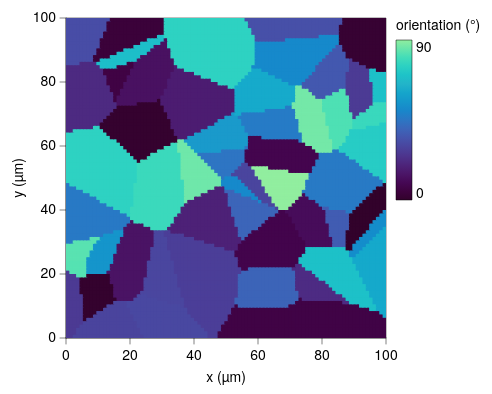

Vega-Lite specification stored for this chart:
### Vega-Lite specification from a JSON file in a GitHub repository (floating-point values rounded to 4 significant figures; data arrays with more than 128 entries replaced by an {"elided": "..."} marker saying what was removed)
{"background": null, "config": {"arc": {"fill": "#DBDBDB", "fillOpacity": 1.0, "innerRadius": 40.0, "padAngle": 0.03, "stroke": "black", "strokeOpacity": 1, "strokeWidth": 0.25}, "area": {"fill": "#DBDBDB", "fillOpacity": 1.0, "stroke": "black", "strokeOpacity": 1, "strokeWidth": 0.25}, "axis": {"domain": true, "domainCap": "round", "domainColor": "black", "domainWidth": 0.25, "grid": false, "gridCap": "round", "gridColor": "#F1F1F1", "gridDash": [0, 0], "gridOpacity": 1.0, "gridWidth": 0.25, "labelColor": "black", "labelFont": "Helvetica Neue", "labelFontSize": 7, "labelFontStyle": "normal", "labelFontWeight": 400, "offset": 0, "ticks": true, "tickCap": "round", "tickColor": "black", "tickRound": false, "tickSize": 3, "tickWidth": 0.25, "titleColor": "black", "titleFont": "Helvetica Neue", "titleFontSize": 7, "titleFontStyle": "normal", "titleFontWeight": 400}, "axisX": {"domain": true, "labelAlign": "center", "labelAngle": 0, "labels": true, "ticks": true, "translate": 0}, "axisY": {"domain": true, "labelAlign": "right", "labelAngle": 0, "labels": true, "ticks": true, "translate": 0}, "axisRight": {"domain": true, "labelAlign": "left", "labelAngle": 0, "labels": true, "ticks": true, "translate": 0}, "axisTop": {"domain": true, "labelAlign": "center", "labelAngle": 0, "labels": true, "ticks": true, "translate": 0}, "axisBand": {"tickOffset": 0}, "bar": {"fill": "#DBDBDB", "fillOpacity": 1.0, "stroke": "black", "strokeOpacity": 1, "strokeWidth": 0.25}, "boxplot": {"size": 14.4, "ticks": {"cornerRadius": 0.25, "fill": "black", "opacity": 1, "size": 7.2, "thickness": 0.25}, "box": {"fillOpacity": 1.0, "stroke": "black", "strokeOpacity": 1, "strokeWidth": 0.25}, "median": {"cornerRadius": 0, "fill": "black", "fillOpacity": 1.0, "opacity": 1, "size": 14.4, "thickness": 0.25}, "rule": {"fill": "black", "fillOpacity": 1.0, "size": 16.0, "stroke": "black", "strokeDash": [0, 0], "strokeOpacity": 1, "strokeWidth": 0.25}, "outliers": {"color": "black", "fill": "black", "fillOpacity": 1.0, "size": 0, "stroke": "black", "strokeOpacity": 1, "strokeWidth": 0.25}}, "circle": {"fill": "black", "fillOpacity": 1.0, "size": 0.8, "stroke": null, "strokeOpacity": 1, "strokeWidth": 0.25}, "errorband": {"band": {"fillOpacity": 0.6, "stroke": null, "strokeWidth": 0.25, "strokeOpacity": 1}, "borders": {"opacity": 0, "strokeOpacity": 0.25, "strokeWidth": 1}}, "errorbar": {"opacity": 1, "rule": {"strokeDash": [0, 0], "strokeWidth": 0.25}, "ticks": {"color": "black", "cornerRadius": 0.125, "opacity": 1, "size": 9.6, "thickness": 0.25}, "thickness": 0.25}, "font": "Helvetica Neue", "geoshape": {"fill": "#DBDBDB", "fillOpacity": 1.0, "stroke": "black", "strokeOpacity": 1, "strokeWidth": 0.25}, "header": {"labelColor": "black", "labelFont": "Helvetica Neue", "labelFontSize": 7, "labelFontStyle": "normal", "labelFontWeight": 400, "titleColor": "black", "titleFont": "Helvetica Neue", "titleFontSize": 7, "titleFontStyle": "normal", "titleFontWeight": 400, "titlePadding": 0}, "legend": {"disable": false, "offset": 4.5, "titlePadding": 4, "labelOffset": 2, "gradientLabelOffset": 2, "gradientLength": 80.0, "gradientThickness": 8.0, "gradientOpacity": 1.0, "gradientStrokeColor": "black", "gradientStrokeWidth": 0.25, "labelColor": "black", "labelFont": "Helvetica Neue", "labelFontSize": 7, "labelFontStyle": "normal", "labelFontWeight": 400, "strokeColor": "black", "strokeWidth": 0, "symbolSize": 42, "symbolStrokeColor": "black", "symbolStrokeWidth": 0.25, "titleColor": "black", "titleFont": "Helvetica Neue", "titleFontSize": 7, "titleFontStyle": "normal", "titleFontWeight": 400}, "line": {"color": "black", "stroke": "black", "strokeCap": "round", "strokeDash": [0, 0], "strokeOpacity": 1, "strokeWidth": 0.375}, "point": {"filled": true, "fill": "#DBDBDB", "fillOpacity": 1.0, "size": 8.0, "stroke": "black", "strokeOpacity": 1, "strokeWidth": 0.25}, "range": {"category": ["#C6D9F1", "#F1C9CB", "#FEF0B9", "#CEE37A", "#7AA8E0", "#E589A3", "#FDDD5D", "#68B961", "#4177B1", "#C35082", "#E5C227", "#438156"], "diverging": {"scheme": ["#C35082", "#CE6D94", "#D989A7", "#E2A4BA", "#EABFCE", "#F1DBE2", "#F6F6F6", "#D7E0EB", "#B9CBE0", "#9BB6D5", "#7DA1C9", "#5F8CBD", "#4177B1"]}, "heatmap": {"scheme": ["#32022B", "#43044D", "#4C196E", "#4D338C", "#484DA6", "#3A68BB", "#1D83CA", "#1D9CCB", "#23B5C9", "#28CDC5", "#4DE0B4", "#91EE9F"]}, "ordinal": {"scheme": ["#F1F1F1", "#DBDBDB", "#C6C6C6", "#B2B2B2", "#9D9D9D", "#898989", "#767676", "#636363", "#515151", "#404040", "#2F2F2F", "#1F1F1F"]}, "ramp": {"scheme": ["#32022B", "#43044D", "#4C196E", "#4D338C", "#484DA6", "#3A68BB", "#1D83CA", "#1D9CCB", "#23B5C9", "#28CDC5", "#4DE0B4", "#91EE9F"]}}, "rule": {"color": "black", "stroke": "black", "strokeCap": "round", "strokeDash": [2, 2], "strokeOpacity": 1, "strokeWidth": 0.25}, "scale": {"bandPaddingInner": 0.1, "bandPaddingOuter": 0.1, "round": false}, "rect": {"fill": "#DBDBDB", "fillOpacity": 1.0, "stroke": "black", "strokeOpacity": 1, "strokeWidth": 0.25}, "square": {"fill": "#DBDBDB", "fillOpacity": 1.0, "size": 16.0, "stroke": "black", "strokeOpacity": 1, "strokeWidth": 0.25}, "text": {"color": "black", "font": "Helvetica Neue", "fontSize": 7, "fontStyle": "normal", "fontWeight": 400}, "tick": {"color": "black", "cornerRadius": 0.125, "opacity": 1.0, "size": 14.4, "thickness": 0.25}, "title": {"anchor": "middle", "frame": "group", "color": "black", "font": "Helvetica Neue", "fontSize": 7, "fontStyle": "normal", "fontWeight": 400, "subtitleColor": "black", "subtitleFont": "Helvetica Neue", "subtitleFontSize": "Helvetica Neue", "subtitleFontStyle": "normal", "subtitleFontWeight": 400}, "trail": {"color": "black", "opacity": 1, "size": 0.375}, "view": {"continuousWidth": 160, "continuousHeight": 160, "discreteWidth": 160, "discreteHeight": 160, "fill": null, "stroke": "black", "strokeWidth": 0.25}}, "data": {"name": "data-fc9f28f2a02f928780cb79246fd1f2eb"}, "mark": {"type": "rect", "clip": true, "stroke": null}, "encoding": {"color": {"field": "theta", "title": "orientation (°)", "type": "quantitative"}, "x": {"field": "x0", "scale": {"domain": [0, 100], "nice": false}, "title": "x (µm)", "type": "quantitative"}, "x2": {"field": "x1"}, "y": {"field": "y0", "scale": {"domain": [0, 100], "nice": false}, "title": "y (µm)", "type": "quantitative"}, "y2": {"field": "y1"}}, "$schema": "https://vega.github.io/schema/vega-lite/v6.4.1.json", "datasets": {"data-fc9f28f2a02f928780cb79246fd1f2eb": {"elided": "9025 records"}}}
